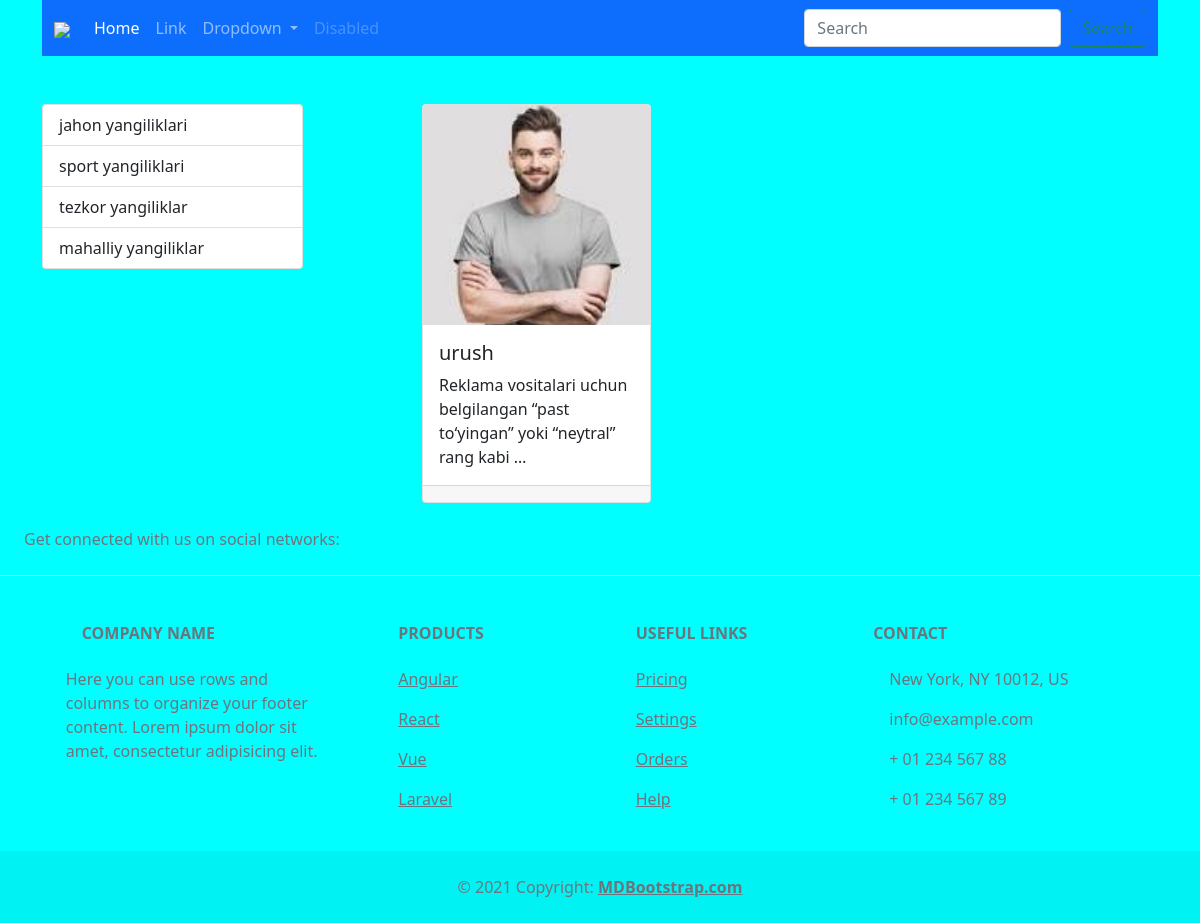
/category/16/, run on the app's committed database.
### main/models.py (models this page shows, shortened)
class Category(models.Model):
    name = models.CharField(max_length=150, unique=True)

class New(models.Model):
    turi = models.ForeignKey(Category, on_delete=models.CASCADE)
    type = models.CharField(max_length=150)
    name = models.CharField(max_length=150)
    text = models.CharField(max_length=150)
    image = models.ImageField(upload_to='images/', blank=True, null=True)

### main/views.py (the view)
# urls.py: path('category/<int:category_id>/', new_by_categories, name='category_new'),
def new_by_categories(request, category_id):
    categories = Category.objects.all()
    category = Category.objects.get(id=category_id)
    news = New.objects.filter(turi=category)
    context = {
        'categories': categories,
        'news': news,
        'type': category.name,
    }
    return render(request, 'main/index.html', context)

### main/templates/main/index.html (shortened to what this page needs)
{% extends 'base.html' %}
{% block content %}
<div class="row row-cols-1 row-cols-md-3 g-4">
  {% for new in news %}
  <div class="col">
      <div class="card h-100">
          {% if new.image %}
          <img src="{{ new.image.url }}"
               class="card-img-top"
               style="height: 220px; object-fit: cover;">
          {% else %}
          <img src="https://www.shutterstock.com/image-vector/image-not-found-failure-network-260nw-2330163829.jpg"
               class="card-img-top"
               style="height: 220px; object-fit: cover;">
          {% endif %}
          <div class="card-body">
              <h5 class="card-title">{{ new.type }}</h5>
              <p class="card-text">{{ new.text|truncatewords:10 }}</p>
          </div>
          <div class="card-footer">
          </div>
      </div>
  </div>
  {% endfor %}
</div>
{% endblock content %}

### templates/base.html (shortened to what this page needs)
<!DOCTYPE html>
<html lang="en">
<head>
    {% include 'components/_style.html' %}
</head>
<body>
<div class="container">
    {% include 'layout/navbar.html' %}
    {% block main %}
    <div class="row justify-content-between">
      <div class="col-3">
          <div class="list-group">
              {% for category in categories %}
              <a href="{% url 'category_new' category.id %}" class="list-group-item list-group-item-action">
                  {{ category.name }}
              </a>
              {% endfor %}
          </div>
      </div>
      <div class="col-8">
            {% block content %}
            {% endblock content %}
      </div>
    </div>
    {% endblock main %}
</div>
<footer class="text-center text-lg-start bg-body-tertiary text-muted">
    {% include 'layout/footer.html' %}
</body>
</html>

### main/staticfiles/css/style.css (style rules this page uses)
body { background-color: aqua; }

### data on the page
Category: name "jahon yangiliklari"
Category: name "sport yangiliklari"
Category: name "tezkor yangiliklar"
Category: name "mahalliy yangiliklar"
New: image (picture), type "urush", text "Reklama vositalari uchun belgilangan “past to‘yingan” yoki “neytral” rang kabi …"
